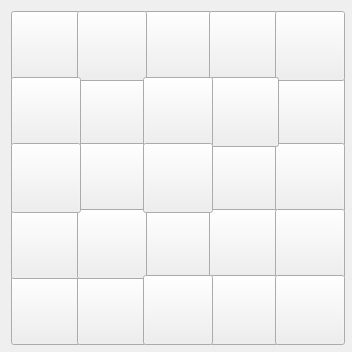
   <widget class="QWidget" name="layoutWidget">
    <property name="geometry">
     <rect>
      <x>340</x>
      <y>60</y>
      <width>352</width>
      <height>352</height>
     </rect>
    </property>
    <property name="minimumSize">
     <size>
      <width>70</width>
      <height>70</height>
     </size>
    </property>
    <layout class="QGridLayout" name="gridLayout_2">
     <property name="spacing">
      <number>0</number>
     </property>
     <item row="2" column="3" alignment="Qt::AlignTop">
      <widget class="QPushButton" name="b34">
       <property name="minimumSize">
        <size>
         <width>70</width>
         <height>70</height>
        </size>
       </property>
       <property name="maximumSize">
        <size>
         <width>50</width>
         <height>50</height>
        </size>
       </property>
       <property name="styleSheet">
        <string notr="true">border-image: url(:woda.png);</string>
       </property>
       <property name="text">
        <string/>
       </property>
      </widget>
     </item>
     <item row="3" column="2" alignment="Qt::AlignTop">
      <widget class="QPushButton" name="b43">
       <property name="minimumSize">
        <size>
         <width>70</width>
         <height>70</height>
        </size>
       </property>
       <property name="maximumSize">
        <size>
         <width>50</width>
         <height>50</height>
        </size>
       </property>
       <property name="styleSheet">
        <string notr="true">border-image: url(:woda.png);</string>
       </property>
       <property name="text">
        <string/>
       </property>
      </widget>
     </item>
     <item row="4" column="0" alignment="Qt::AlignTop">
      <widget class="QPushButton" name="b51">
       <property name="minimumSize">
        <size>
         <width>70</width>
         <height>70</height>
        </size>
       </property>
       <property name="maximumSize">
        <size>
         <width>50</width>
         <height>50</height>
        </size>
       </property>
       <property name="styleSheet">
        <string notr="true">border-image: url(:woda.png);</string>
       </property>
       <property name="text">
        <string/>
       </property>
      </widget>
     </item>
     <item row="1" column="4" alignment="Qt::AlignTop">
      <widget class="QPushButton" name="b25">
       <property name="minimumSize">
        <size>
         <width>70</width>
         <height>70</height>
        </size>
       </property>
       <property name="maximumSize">
        <size>
         <width>50</width>
         <height>50</height>
        </size>
       </property>
       <property name="styleSheet">
        <string notr="true">border-image: url(:woda.png);</string>
       </property>
       <property name="text">
        <string/>
       </property>
      </widget>
     </item>
     <item row="4" column="1" alignment="Qt::AlignTop">
      <widget class="QPushButton" name="b52">
       <property name="minimumSize">
        <size>
         <width>70</width>
         <height>70</height>
        </size>
       </property>
       <property name="maximumSize">
        <size>
         <width>50</width>
         <height>50</height>
        </size>
       </property>
       <property name="styleSheet">
        <string notr="true">border-image: url(:woda.png);</string>
       </property>
       <property name="text">
        <string/>
       </property>
      </widget>
     </item>
     <item row="0" column="2" alignment="Qt::AlignTop">
      <widget class="QPushButton" name="b13">
       <property name="minimumSize">
        <size>
         <width>70</width>
         <height>70</height>
        </size>
       </property>
       <property name="maximumSize">
        <size>
         <width>50</width>
         <height>50</height>
        </size>
       </property>
       <property name="styleSheet">
        <string notr="true">border-image: url(:woda.png);</string>
       </property>
       <property name="text">
        <string/>
       </property>
      </widget>
     </item>
     <item row="1" column="1" alignment="Qt::AlignTop">
      <widget class="QPushButton" name="b22">
       <property name="minimumSize">
        <size>
         <width>70</width>
         <height>70</height>
        </size>
       </property>
       <property name="maximumSize">
        <size>
         <width>50</width>
         <height>50</height>
        </size>
       </property>
       <property name="styleSheet">
        <string notr="true">border-image: url(:woda.png);</string>
       </property>
       <property name="text">
        <string/>
       </property>
      </widget>
     </item>
     <item row="2" column="4" alignment="Qt::AlignTop">
      <widget class="QPushButton" name="b35">
       <property name="minimumSize">
        <size>
         <width>70</width>
         <height>70</height>
        </size>
       </property>
       <property name="maximumSize">
        <size>
         <width>50</width>
         <height>50</height>
        </size>
       </property>
       <property name="styleSheet">
        <string notr="true">border-image: url(:woda.png);</string>
       </property>
       <property name="text">
        <string/>
       </property>
      </widget>
     </item>
     <item row="3" column="0" alignment="Qt::AlignTop">
      <widget class="QPushButton" name="b41">
       <property name="minimumSize">
        <size>
         <width>70</width>
         <height>70</height>
        </size>
       </property>
       <property name="maximumSize">
        <size>
         <width>50</width>
         <height>50</height>
        </size>
       </property>
       <property name="styleSheet">
        <string notr="true">border-image: url(:woda.png);</string>
       </property>
       <property name="text">
        <string/>
       </property>
      </widget>
     </item>
     <item row="0" column="3" alignment="Qt::AlignTop">
      <widget class="QPushButton" name="b14">
       <property name="minimumSize">
        <size>
         <width>70</width>
         <height>70</height>
        </size>
       </property>
       <property name="maximumSize">
        <size>
         <width>50</width>
         <height>50</height>
        </size>
       </property>
       <property name="styleSheet">
        <string notr="true">border-image: url(:woda.png);</string>
       </property>
       <property name="text">
        <string/>
       </property>
      </widget>
     </item>
     <item row="3" column="3" alignment="Qt::AlignTop">
      <widget class="QPushButton" name="b44">
       <property name="minimumSize">
        <size>
         <width>70</width>
         <height>70</height>
        </size>
       </property>
       <property name="maximumSize">
        <size>
         <width>50</width>
         <height>50</height>
        </size>
       </property>
       <property name="styleSheet">
        <string notr="true">border-image: url(:woda.png);</string>
       </property>
       <property name="text">
        <string/>
       </property>
      </widget>
     </item>
     <item row="2" column="1" alignment="Qt::AlignTop">
      <widget class="QPushButton" name="b32">
       <property name="minimumSize">
        <size>
         <width>70</width>
         <height>70</height>
        </size>
       </property>
       <property name="maximumSize">
        <size>
         <width>50</width>
         <height>50</height>
        </size>
       </property>
       <property name="styleSheet">
        <string notr="true">border-image: url(:woda.png);</string>
       </property>
       <property name="text">
        <string/>
       </property>
      </widget>
     </item>
     <item row="0" column="0" alignment="Qt::AlignTop">
      <widget class="QPushButton" name="b11">
       <property name="minimumSize">
        <size>
         <width>70</width>
         <height>70</height>
        </size>
       </property>
       <property name="maximumSize">
        <size>
         <width>50</width>
         <height>50</height>
        </size>
       </property>
       <property name="styleSheet">
        <string notr="true">border-image: url(:woda.png);</string>
       </property>
       <property name="text">
        <string/>
       </property>
      </widget>
     </item>
     <item row="0" column="1" alignment="Qt::AlignTop">
      <widget class="QPushButton" name="b12">
       <property name="minimumSize">
        <size>
         <width>70</width>
         <height>70</height>
        </size>
       </property>
       <property name="maximumSize">
        <size>
         <width>50</width>
         <height>50</height>
        </size>
       </property>
       <property name="styleSheet">
        <string notr="true">border-image: url(:woda.png);</string>
       </property>
       <property name="text">
        <string/>
       </property>
      </widget>
     </item>
     <item row="0" column="4" alignment="Qt::AlignRight|Qt::AlignTop">
      <widget class="QPushButton" name="b15">
       <property name="minimumSize">
        <size>
         <width>70</width>
         <height>70</height>
        </size>
       </property>
       <property name="maximumSize">
        <size>
         <width>50</width>
         <height>50</height>
        </size>
       </property>
       <property name="styleSheet">
        <string notr="true">border-image: url(:woda.png);</string>
       </property>
       <property name="text">
        <string/>
       </property>
      </widget>
     </item>
     <item row="1" column="0" alignment="Qt::AlignTop">
      <widget class="QPushButton" name="b21">
       <property name="minimumSize">
        <size>
         <width>70</width>
         <height>70</height>
        </size>
       </property>
       <property name="maximumSize">
        <size>
         <width>50</width>
         <height>50</height>
        </size>
       </property>
       <property name="styleSheet">
        <string notr="true">border-image: url(:woda.png);</string>
       </property>
       <property name="text">
        <string/>
       </property>
      </widget>
     </item>
     <item row="3" column="1" alignment="Qt::AlignTop">
      <widget class="QPushButton" name="b42">
       <property name="minimumSize">
        <size>
         <width>70</width>
         <height>70</height>
        </size>
       </property>
       <property name="maximumSize">
        <size>
         <width>50</width>
         <height>50</height>
        </size>
       </property>
       <property name="styleSheet">
        <string notr="true">border-image: url(:woda.png);</string>
       </property>
       <property name="text">
        <string/>
       </property>
      </widget>
     </item>
     <item row="1" column="3" alignment="Qt::AlignTop">
      <widget class="QPushButton" name="b24">
       <property name="minimumSize">
        <size>
         <width>70</width>
         <height>70</height>
        </size>
       </property>
       <property name="maximumSize">
        <size>
         <width>50</width>
         <height>50</height>
        </size>
       </property>
       <property name="styleSheet">
        <string notr="true">border-image: url(:woda.png);</string>
       </property>
       <property name="text">
        <string/>
       </property>
      </widget>
     </item>
     <item row="2" column="0" alignment="Qt::AlignTop">
      <widget class="QPushButton" name="b31">
       <property name="minimumSize">
        <size>
         <width>70</width>
         <height>70</height>
        </size>
       </property>
       <property name="maximumSize">
        <size>
         <width>50</width>
         <height>50</height>
        </size>
       </property>
       <property name="styleSheet">
        <string notr="true">border-image: url(:woda.png);</string>
       </property>
       <property name="text">
        <string/>
       </property>
      </widget>
     </item>
     <item row="3" column="4" alignment="Qt::AlignTop">
      <widget class="QPushButton" name="b45">
       <property name="minimumSize">
        <size>
         <width>70</width>
         <height>70</height>
        </size>
       </property>
       <property name="maximumSize">
        <size>
         <width>50</width>
         <height>50</height>
        </size>
       </property>
       <property name="styleSheet">
        <string notr="true">border-image: url(:woda.png);</string>
       </property>
       <property name="text">
        <string/>
       </property>
      </widget>
     </item>
     <item row="1" column="2" alignment="Qt::AlignTop">
      <widget class="QPushButton" name="b23">
       <property name="minimumSize">
        <size>
         <width>70</width>
         <height>70</height>
        </size>
       </property>
       <property name="maximumSize">
        <size>
         <width>50</width>
         <height>50</height>
        </size>
       </property>
       <property name="styleSheet">
        <string notr="true">border-image: url(:woda.png);</string>
       </property>
       <property name="text">
        <string/>
       </property>
      </widget>
     </item>
     <item row="2" column="2" alignment="Qt::AlignTop">
      <widget class="QPushButton" name="b33">
       <property name="minimumSize">
        <size>
         <width>70</width>
         <height>70</height>
        </size>
       </property>
       <property name="maximumSize">
        <size>
         <width>50</width>
         <height>50</height>
        </size>
       </property>
       <property name="styleSheet">
        <string notr="true">border-image: url(:woda.png);</string>
       </property>
       <property name="text">
        <string/>
       </property>
      </widget>
     </item>
     <item row="4" column="3" alignment="Qt::AlignTop">
      <widget class="QPushButton" name="b54">
       <property name="minimumSize">
        <size>
         <width>70</width>
         <height>70</height>
        </size>
       </property>
       <property name="maximumSize">
        <size>
         <width>50</width>
         <height>50</height>
        </size>
       </property>
       <property name="styleSheet">
        <string notr="true">border-image: url(:woda.png);</string>
       </property>
       <property name="text">
        <string/>
       </property>
      </widget>
     </item>
     <item row="4" column="4" alignment="Qt::AlignTop">
      <widget class="QPushButton" name="b55">
       <property name="minimumSize">
        <size>
         <width>70</width>
         <height>70</height>
        </size>
       </property>
       <property name="maximumSize">
        <size>
         <width>50</width>
         <height>50</height>
        </size>
       </property>
       <property name="styleSheet">
        <string notr="true">border-image: url(:woda.png);</string>
       </property>
       <property name="text">
        <string/>
       </property>
      </widget>
     </item>
     <item row="4" column="2" alignment="Qt::AlignTop">
      <widget class="QPushButton" name="b53">
       <property name="minimumSize">
        <size>
         <width>70</width>
         <height>70</height>
        </size>
       </property>
       <property name="maximumSize">
        <size>
         <width>50</width>
         <height>50</height>
        </size>
       </property>
       <property name="styleSheet">
        <string notr="true">border-image: url(:woda.png);</string>
       </property>
       <property name="text">
        <string/>
       </property>
      </widget>
     </item>
    </layout>
   </widget>
